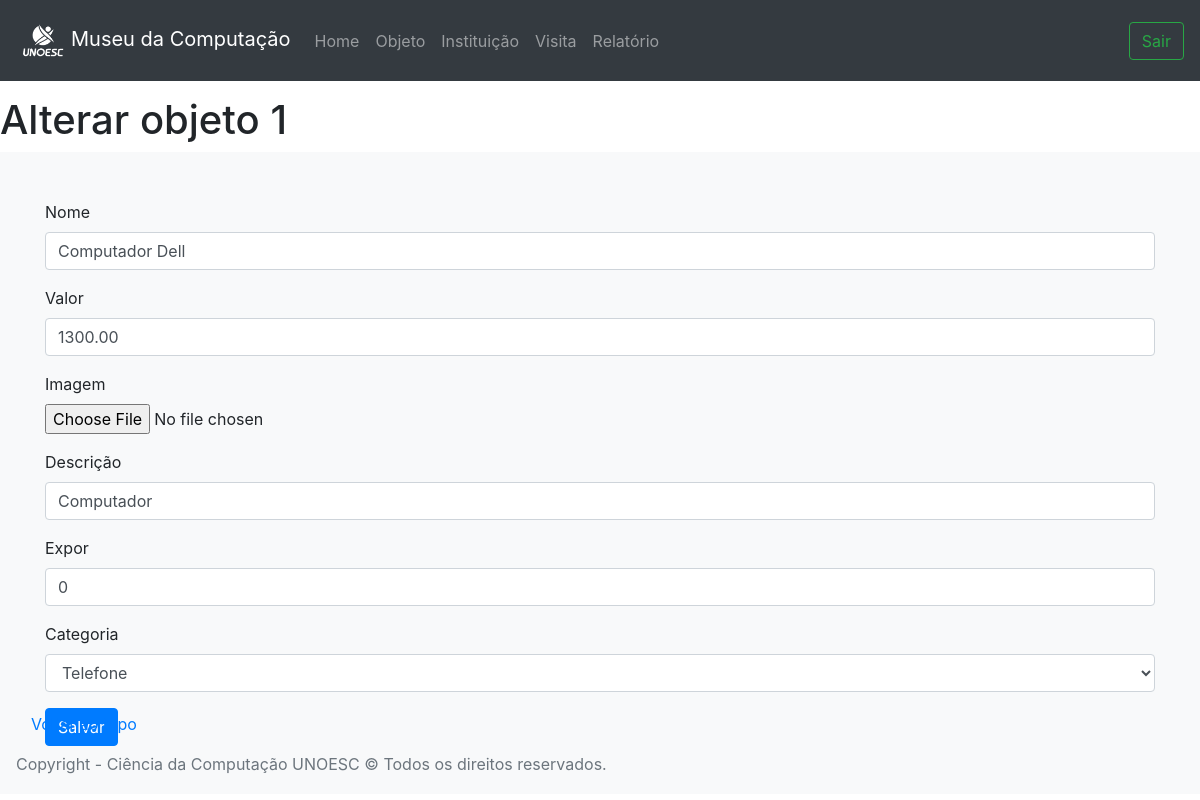
Screenshot of /php/produto-alterar.php?id=1 (signed in) with the database file from the repository.
### tables this page shows
CREATE TABLE `produto` (
  `id` int(10) NOT NULL AUTO_INCREMENT,
  `nome` varchar(200) NOT NULL,
  `valor` decimal(10,2),
  `imagem` varchar(1000) NOT NULL,
  `descricao` varchar(128) NOT NULL,
  `expor` char(1) NOT NULL,
  `codcat` INT(11),
  PRIMARY KEY (`id`),
  CONSTRAINT `pro_codcat_fk` FOREIGN KEY (`codcat`) REFERENCES `categoria` (`codcat`)
);

### php/produto-alterar.php (the view, shortened to what this page needs)
<?php
include('includes/header.php');
$stmt = $conn->query("SELECT * FROM produto WHERE id = " .  $_GET['id']);
$row = $stmt->fetch();
?>
<h1 class="mt-5">Alterar objeto <?=$row['id'] ?></h1>
<div class="album py-5 bg-light">
    <div class="container">
        <form name="novo-produto" id="novo-produto" method="post" action="" enctype="multipart/form-data">
            <div class="form-group">
                <label for="nome">Nome</label>
                <input type="text" class="form-control" id="nome" name="nome" required minlength="3" value="<?=$row['nome'] ?>" />
            </div>
            <div class="form-group">
                <label for="valor">Valor</label>
                <input type="number" class="form-control" id="valor" name="valor" required step="any" value="<?=$row['valor'] ?>" />
            </div>
            <div class="form-group">
                <label for="valor">Imagem</label>
                <br>
                <input type="file" id="imagem" name="imagem"/>
            </div>
            <div class="form-group">
                <label for="valor">Descrição</label>
                <input type="text" class="form-control" id="descricao" name="descricao" required step="any" value="<?=$row['descricao'] ?>" />
            </div>
            <div class="form-group">
                <label for="valor">Expor</label>
                <input type="number" class="form-control" id="expor" name="expor" required step="any" value="<?=$row['expor'] ?>" />
            </div>
            <div class="form-group">
                <label for="categoria">Categoria</label>
                <?php $queryCategoria = $conn->query("SELECT * FROM categoria"); ?>
                <select class="form-control" id="categoria">
                    <?php while($row = $queryCategoria->fetch()) { ?>
                    <option value="<?php echo $row['codcat']; ?>"><?php echo $row['nomcat']; ?></option>
                    <?php } ?>
                </select>
            </div>
            <button type="submit" class="btn btn-primary">Salvar</button>
        </form>
    </div>
</div>
<?php
include('includes/footer.php');
?>

### rows the page displays
produto: id "1", nome "Computador Dell", valor "1300.00", descricao "Computador", expor "0"

### other values shown
form field value "Telefone"
